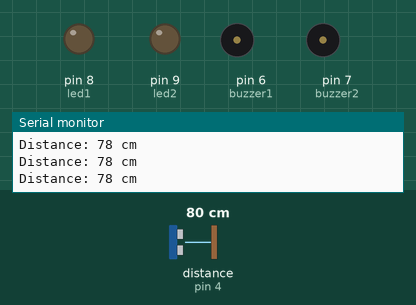
Recording of a sketch running on a simulated Arduino Uno, built with avr-gcc and run on an emulated ATmega328P. Shown: output pins drawn as LEDs (lit = HIGH), buzzer (waves = sounding, pin HIGH), the last lines printed to the serial monitor. Wiring (inferred from the names in the program): ultrasonic range finder: trigger pin 5; echo pin 4. Dashed ring = blinking. The inputs (shaded band) are chosen by the test bench; at power-on: distance to the obstacle (sensor on pin 4) 80 cm. The echo pulse lasts 58.3 µs per cm; pins used as bus, display or sensor lines are not drawn.

Above: at 1.2 s.
1.3 s: distance to the obstacle (sensor on pin 4) set to 36 cm
2.8 s: distance to the obstacle (sensor on pin 4) set to 29 cm
At 2.91 s:
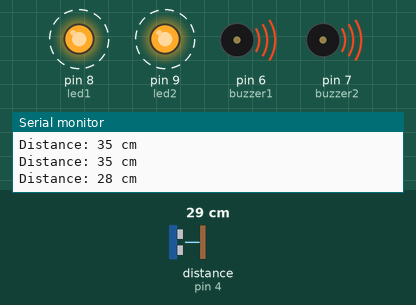
5.8 s: distance to the obstacle (sensor on pin 4) set to 35 cm
At 7.0 s:
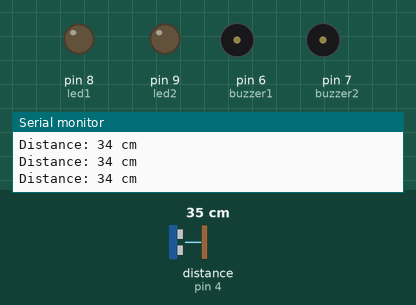
7.3 s: distance to the obstacle (sensor on pin 4) set to 2 cm
At 7.71 s:
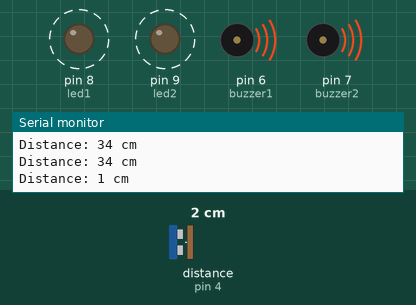
Timing chart, 0 to 11.3 s (numbered marks = the images above; inputs shaded):
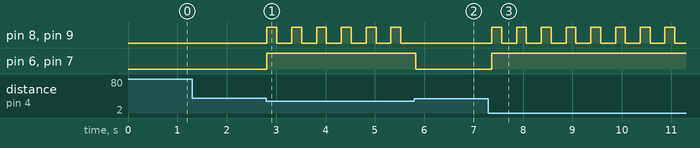

The sketch:

sketch_apr25_ultasonic_a.ino
```cpp
#define trigPin 5
#define echoPin 4
#define buzzer1 6
#define buzzer2 7
#define led1 8
#define led2 9

void setup() {
  Serial.begin(9600);
  pinMode(trigPin, OUTPUT);
  pinMode(echoPin, INPUT);
  pinMode(buzzer1, OUTPUT);
  pinMode(buzzer2, OUTPUT);
  pinMode(led1, OUTPUT);
  pinMode(led2, OUTPUT);
}

void loop() {
  long duration;
  int distance;

  digitalWrite(trigPin, LOW);
  delayMicroseconds(2);
  digitalWrite(trigPin, HIGH);
  delayMicroseconds(10);
  digitalWrite(trigPin, LOW);

  duration = pulseIn(echoPin, HIGH, 30000); // 30 ms timeout
  distance = duration * 0.034 / 2;

  Serial.print("Distance: ");
  Serial.print(distance);
  Serial.println(" cm");

  if (distance > 0 && distance <= 30) {
    digitalWrite(buzzer1, HIGH);
    digitalWrite(buzzer2, HIGH);
    digitalWrite(led1, HIGH);
    digitalWrite(led2, HIGH);
    delay(200);
    digitalWrite(led1, LOW);
    digitalWrite(led2, LOW);
    delay(200);
  } else {
    digitalWrite(buzzer1, LOW);
    digitalWrite(buzzer2, LOW);
    digitalWrite(led1, LOW);
    digitalWrite(led2, LOW);
  }

  delay(100);
}
```

Measured:
- the behaviour switches between 32 and 31 cm on distance to the obstacle (sensor on pin 4) (found by bisection; images 0 and 1)
- after the input at 2.8 s, pin 8 (led1), pin 9 (led2): alternates HIGH for 0.20 s and LOW for 0.30 s, starting at once; pin 6 (buzzer1), pin 7 (buzzer2): LOW → HIGH at once
- after the input at 5.8 s, pin 8 (led1), pin 9 (led2): stops changing and stays LOW; pin 6 (buzzer1), pin 7 (buzzer2): HIGH → LOW at once
- after the input at 7.3 s, pin 8 (led1), pin 9 (led2): alternates HIGH for 0.20 s and LOW for 0.30 s, starting after 0.07 s; pin 6 (buzzer1), pin 7 (buzzer2): LOW → HIGH after 0.07 s
